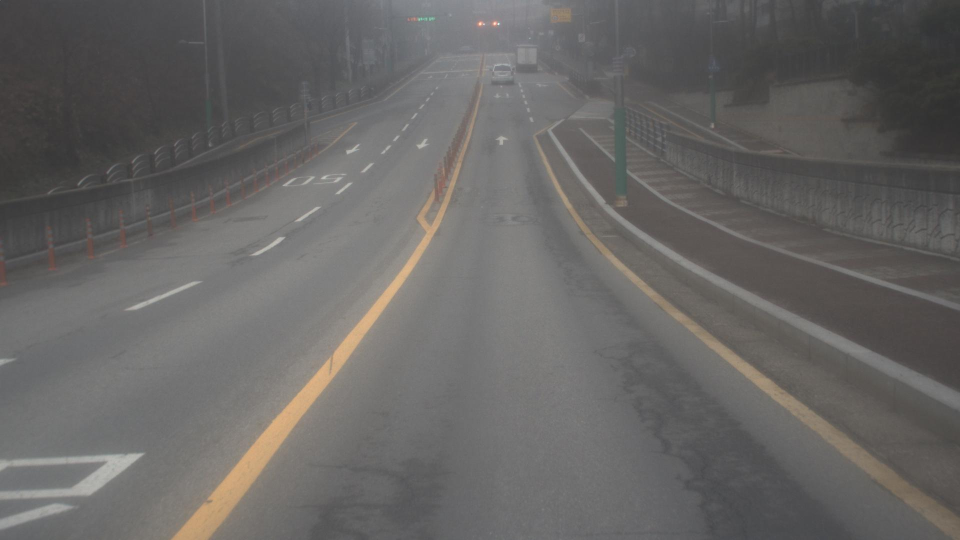
#> input picture 85CF_HD_20211216_031051.jpg, 1920 x 1080 px, found by its file name (shown at 1/2 size)
$ python predict.py   (older library calls are emulated)
#> lines starting #> are read from the running program, lines starting #| are printed output that depends on the picture
### model.py

import numpy as np
import cv2
from skimage.io import imread
from skimage.transform import resize
import pandas as pd
from sklearn.preprocessing import MinMaxScaler
from sklearn.model_selection import train_test_split, GridSearchCV

def darkchannel(file1):
    img = imread(file1)
#> img is the input picture: shape (1080, 1920, 3); mean R, G, B 103.4, 101.7, 100.1
    img = resize(img, (512,512))
#> img: shape (512, 512, 3) float64

    b,g,r = cv2.split(img)
    jx = cv2.min(cv2.min(r,g),b)
    kernel = cv2.getStructuringElement(cv2.MORPH_RECT,(64,64))
    dark=cv2.erode(jx,kernel)
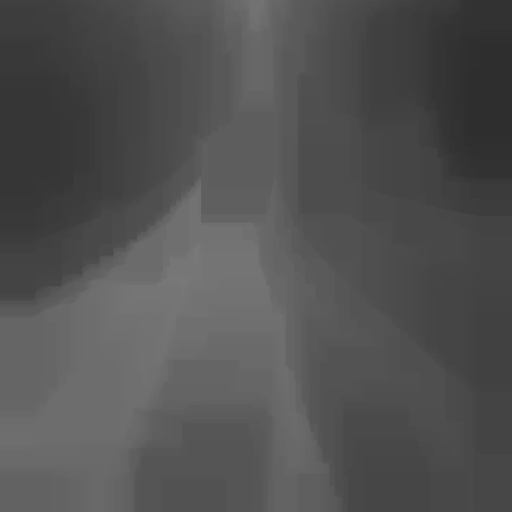
#> dark: shape (512, 512) float64; min 0.181, max 0.479, mean 0.323

    size = img.shape[:2]
#> size = (512, 512)
    k = int(0.001*np.prod(size))
#> k = 262
    idx = np.argpartition(-dark.ravel(),k)[:k]
#> idx = 262 values, max 148663 at index 218, min 125126 at index 2, mean 138498.9
    x, y = np.hsplit(np.column_stack(np.unravel_index(idx, size)), 2)
#> x = 262 values, max 290 at index 218, min 244 at index 2, mean 270.1; y = 262 values, max 199 at index 0, min 163 at index 160, mean 184.6
    A = np.array([img[x,y,0].max(), img[x,y,1].max(), img[x,y,2].max()])
#> A = [0.546, 0.537, 0.526]

    zz = np.column_stack(np.unravel_index(idx, dark.shape))
#> zz = 262 pairs, first value 244 to 290, second value 163 to 199
    x, y = np.hsplit(zz,2)

    norm_img = img / A
    b2,g2,r2= cv2.split(norm_img)
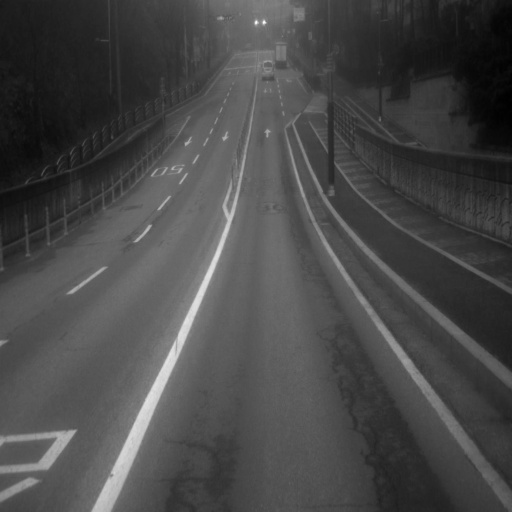
#> b2: shape (512, 512) float64; min 0.338, max 1.75, mean 0.743; drawn with min black and max white
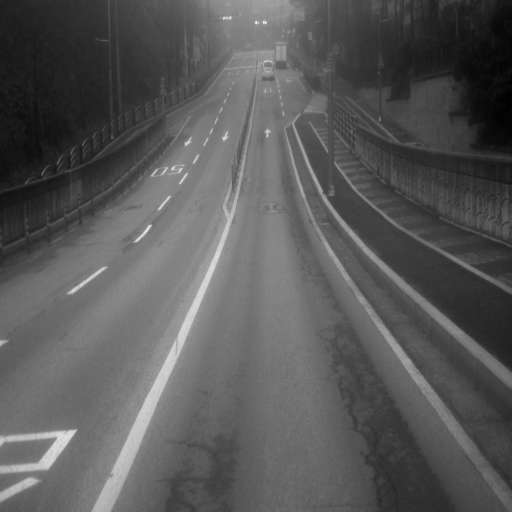
#> g2: shape (512, 512) float64; min 0.344, max 1.49, mean 0.743; drawn with min black and max white
    jx2 = cv2.min(cv2.min(r2,g2),b2)
    kernel2 = cv2.getStructuringElement(cv2.MORPH_RECT,(64,64))
    dark2=cv2.erode(jx2,kernel2)
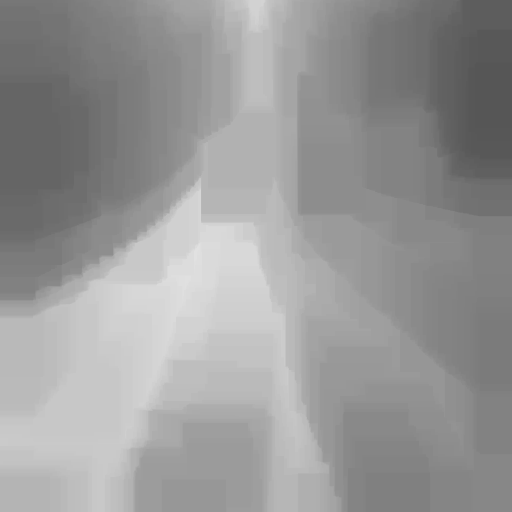
#> dark2: shape (512, 512) float64; min 0.338, max 0.886, mean 0.599
    alpha_map=(1-0.95*dark2)*255
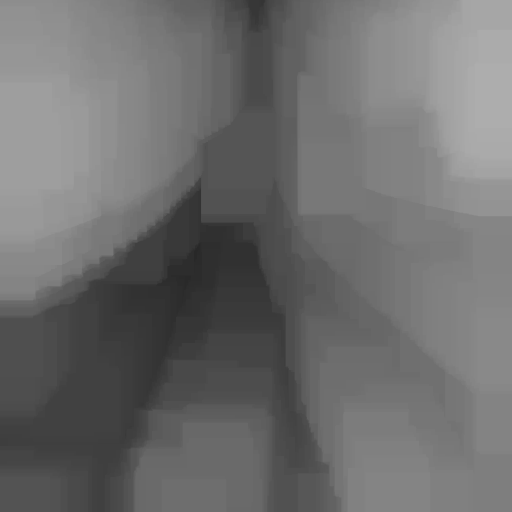
#> alpha_map: shape (512, 512) float64; min 40.46, max 173.2, mean 109.9
    alpha_map = np.array(alpha_map)
    result=np.average(alpha_map)
#> result = 109.9

    return alpha_map,result

def sobel(img):
    img_color = imread(img)
    #img_color= resize(img_color,(512,512))
    img_gray = cv2.cvtColor(img_color, cv2.COLOR_BGR2GRAY)

    img_sobel_x = cv2.Sobel(img_gray, cv2.CV_64F, 1, 0, ksize=3)
    img_sobel_x = cv2.convertScaleAbs(img_sobel_x)

    img_sobel_y = cv2.Sobel(img_gray, cv2.CV_64F, 0, 1, ksize=3)
    img_sobel_y = cv2.convertScaleAbs(img_sobel_y)

    img_sobel = cv2.addWeighted(img_sobel_x, 1, img_sobel_y, 1, 0)

    img_sobel=np.array(img_sobel)
    result=np.var(img_sobel)
    return result

# [9 lines left out: function mkdf, not called in this run]

### predict.py
import pickle
from sklearn.metrics import *
from model import darkchannel, sobel,mkdf
import pandas as pd
import joblib
import numpy as np


#이미지 주소

def predict(X_test):
    svclassifier_from_pickle = joblib.load('fog.pkl')

    Y_pred = svclassifier_from_pickle.predict(X_test)
    if Y_pred == 0:
        print("fog")
    else:
        print("normal")

    #print("정확도 : ", accuracy_score(Y_test,Y_pred))
    #print(confusion_matrix(Y_test,Y_pred))
    #print(classification_report(Y_test,Y_pred))

img = "C:/takensoft/workspace/project1/FCBed/85CF_HD_20211216_031051.jpg"

alpha_map,result=darkchannel(img)
#> result = 109.9
edge = sobel(img)
#> in sobel, `img_sobel_x = cv2.Sobel(img_gray, cv2.CV_64F, 1, 0, ksize=3)`:
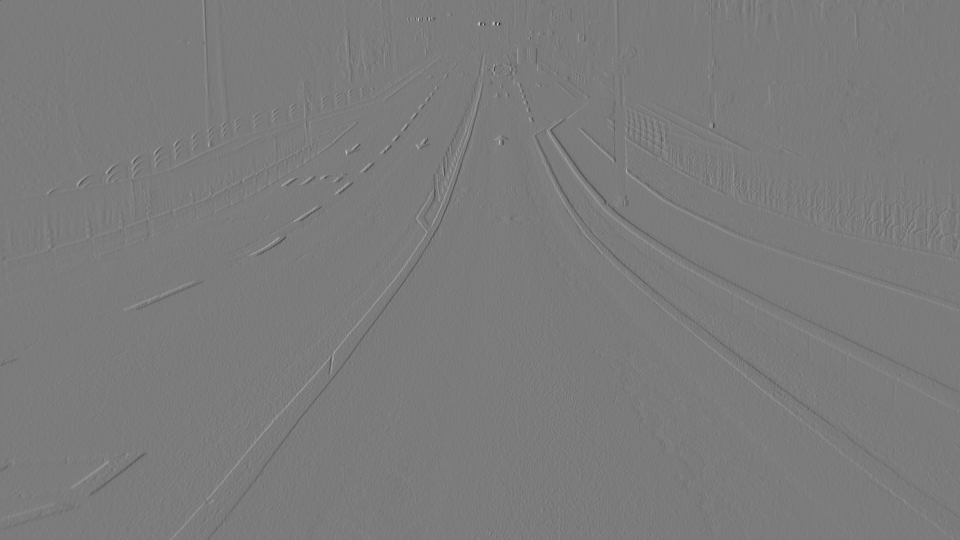
#> img_sobel_x: shape (1080, 1920) float64 (shown at 1/2 size); min -292, max 309, mean -0.1; drawn with min black and max white
#> in sobel, `img_sobel = cv2.addWeighted(img_sobel_x, 1, img_sobel_y, 1, 0)`:
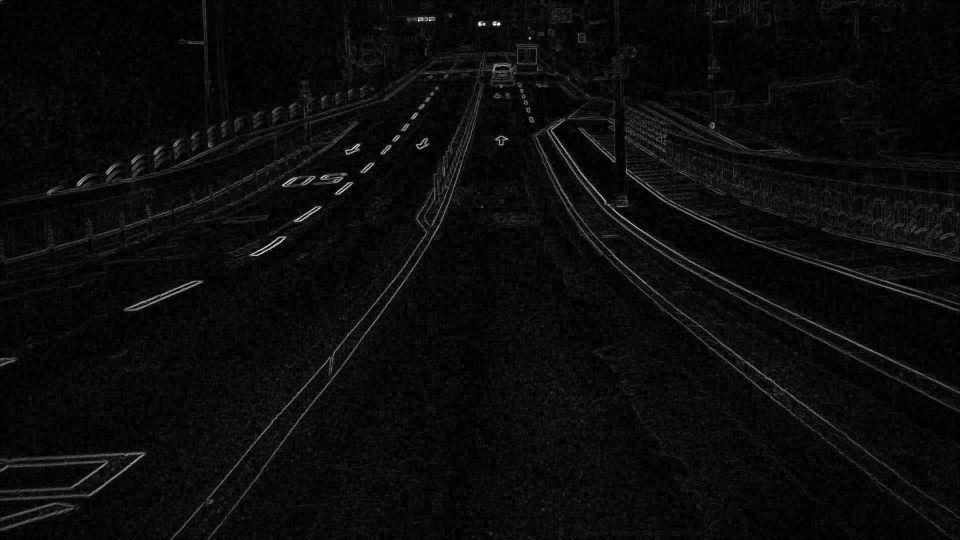
#> img_sobel: shape (1080, 1920) (shown at 1/2 size); min 0, max 255, mean 11.2
#> in sobel, `result=np.var(img_sobel)`: result = 210.6
#> edge = 210.6
value=np.array([[result,edge]])
#> value = [[109.9, 210.6]]
#> (the run stopped early here; a loop or call above may not have finished)

$ run again, with 85CF_HD_20211018_038932.jpg copied over 85CF_HD_20211216_031051.jpg
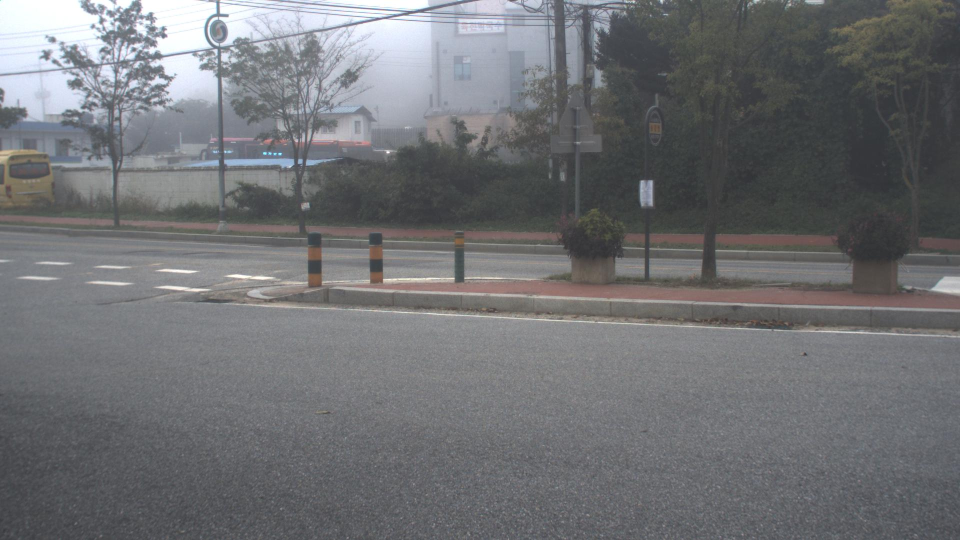
#> input picture 85CF_HD_20211018_038932.jpg, 1920 x 1080 px, found by its file name (shown at 1/2 size)
#> in darkchannel, img is the input picture: shape (1080, 1920, 3); mean R, G, B 111.8, 113, 115.8
#> img: shape (512, 512, 3) float64
#> idx = 262 values, max 37093 at index 255, min 0 at index 22, mean 21612.3
#> x = 262 values, max 72 at index 253, min 0 at index 0, mean 41.9; y = 262 values, max 240 at index 100, min 0 at index 22, mean 159.1
#> A = [0.996, 1, 1]
#> zz = 262 pairs, first value 0 to 72, second value 0 to 240
#> in darkchannel, `alpha_map=(1-0.95*dark2)*255`:
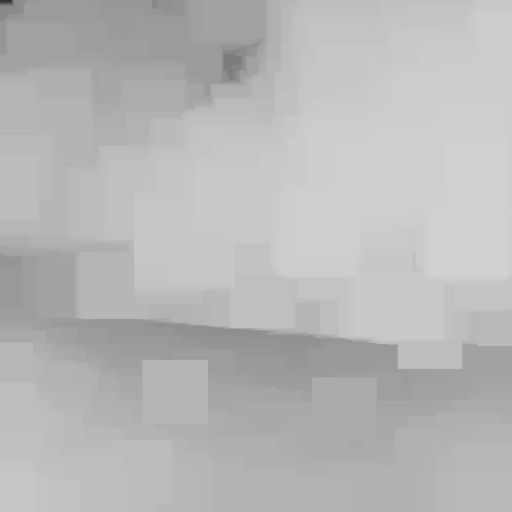
#> alpha_map: shape (512, 512) float64; min 53.17, max 209.6, mean 184.5
#> in darkchannel, `result=np.average(alpha_map)`: result = 184.5
#> in sobel, `img_sobel = cv2.addWeighted(img_sobel_x, 1, img_sobel_y, 1, 0)`:
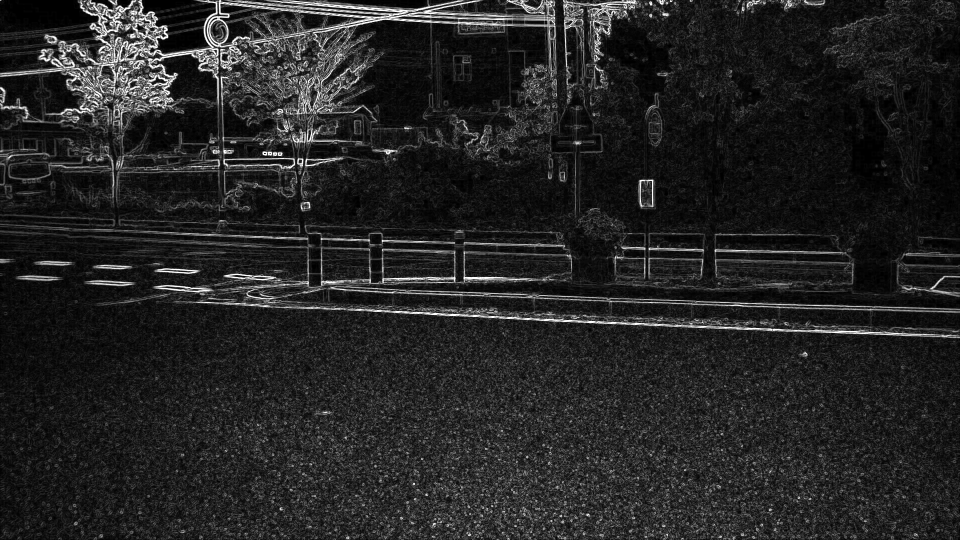
#> img_sobel: shape (1080, 1920) (shown at 1/2 size); min 0, max 255, mean 36
#> in sobel, `result=np.var(img_sobel)`: result = 1645.3
#> value = [[184.5, 1645.3]]

$ run again, with 85CF_ND_20210722_000000.jpg copied over 85CF_HD_20211216_031051.jpg
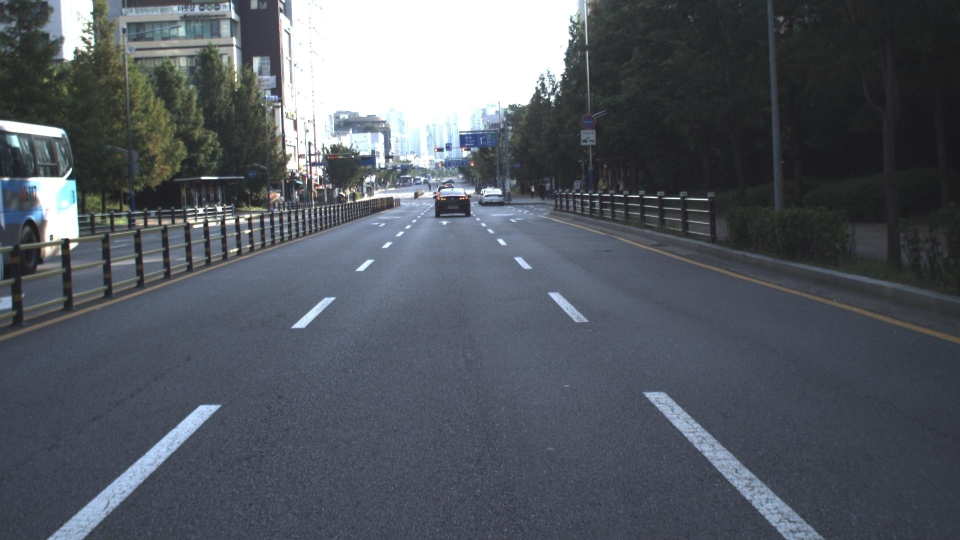
#> input picture 85CF_ND_20210722_000000.jpg, 1920 x 1080 px, found by its file name (shown at 1/2 size)
#> in darkchannel, img is the input picture: shape (1080, 1920, 3); mean R, G, B 84.9, 89.9, 97.7
#> img: shape (512, 512, 3) float64
#> idx = 262 values, max 29432 at index 29, min 2257 at index 200, mean 12538.1
#> x = 262 values, max 57 at index 2, min 4 at index 195, mean 24.03; y = 262 values, max 265 at index 16, min 209 at index 17, mean 234.5
#> A = [1, 1, 1]
#> zz = 262 pairs, first value 4 to 57, second value 209 to 265
#> in darkchannel, `alpha_map=(1-0.95*dark2)*255`:
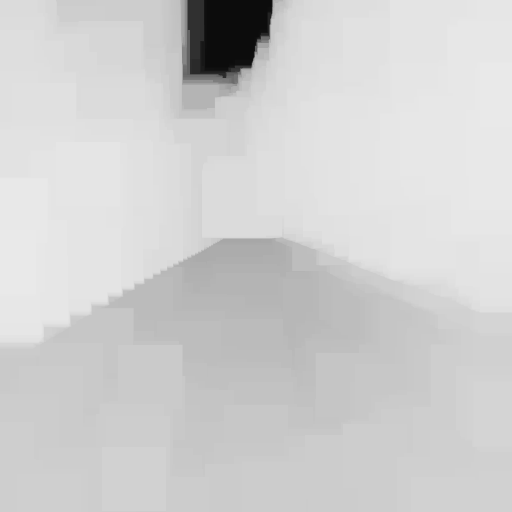
#> alpha_map: shape (512, 512) float64; min 12.75, max 233.2, mean 208.4
#> in darkchannel, `result=np.average(alpha_map)`: result = 208.4
#> in sobel, `img_sobel = cv2.addWeighted(img_sobel_x, 1, img_sobel_y, 1, 0)`:
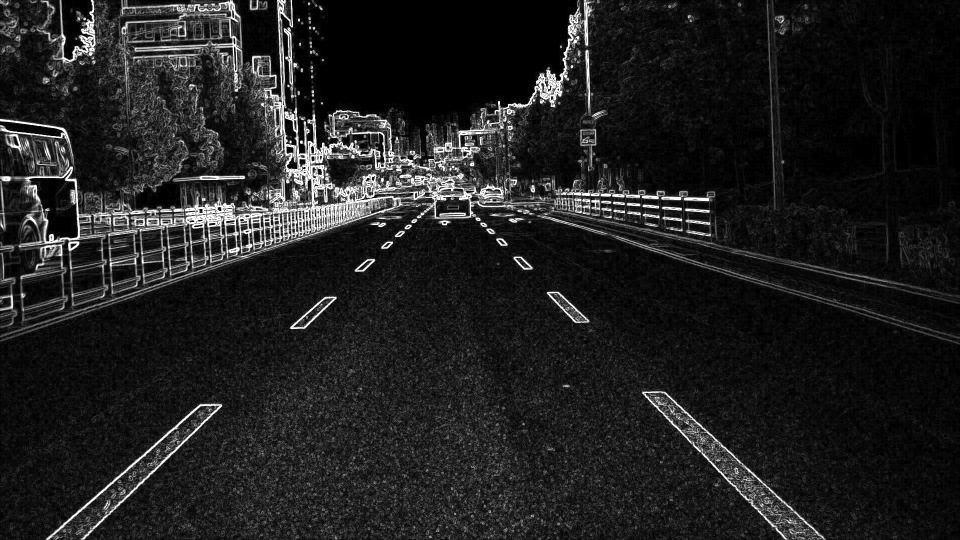
#> img_sobel: shape (1080, 1920) (shown at 1/2 size); min 0, max 255, mean 31.9
#> in sobel, `result=np.var(img_sobel)`: result = 2252.3
#> value = [[208.4, 2252.3]]
